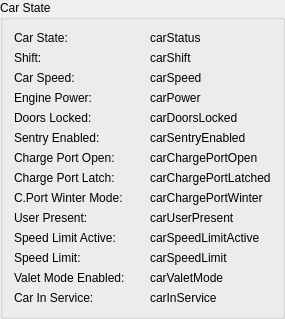
              <widget class="QGroupBox" name="groupBox_2">
               <property name="sizePolicy">
                <sizepolicy hsizetype="Preferred" vsizetype="Minimum">
                 <horstretch>0</horstretch>
                 <verstretch>0</verstretch>
                </sizepolicy>
               </property>
               <property name="title">
                <string>Car State</string>
               </property>
               <layout class="QFormLayout" name="formLayout_6">
                <item row="0" column="0">
                 <widget class="QLabel" name="label_7">
                  <property name="minimumSize">
                   <size>
                    <width>130</width>
                    <height>0</height>
                   </size>
                  </property>
                  <property name="text">
                   <string>Car State:</string>
                  </property>
                 </widget>
                </item>
                <item row="0" column="1">
                 <widget class="QLabel" name="carStatus">
                  <property name="text">
                   <string>carStatus</string>
                  </property>
                  <property name="jsonAttribute" stdset="0">
                   <string notr="true">state</string>
                  </property>
                  <property name="valueAdapter" stdset="0">
                   <string notr="true">qt_json_attribute</string>
                  </property>
                 </widget>
                </item>
                <item row="4" column="0">
                 <widget class="QLabel" name="label_8">
                  <property name="minimumSize">
                   <size>
                    <width>130</width>
                    <height>0</height>
                   </size>
                  </property>
                  <property name="text">
                   <string>Doors Locked:</string>
                  </property>
                 </widget>
                </item>
                <item row="4" column="1">
                 <widget class="QLabel" name="carDoorsLocked">
                  <property name="text">
                   <string>carDoorsLocked</string>
                  </property>
                  <property name="jsonAttribute" stdset="0">
                   <string notr="true">vehicle_state.locked</string>
                  </property>
                  <property name="valueAdapter" stdset="0">
                   <string notr="true">qt_json_attribute</string>
                  </property>
                 </widget>
                </item>
                <item row="2" column="0">
                 <widget class="QLabel" name="label_9">
                  <property name="minimumSize">
                   <size>
                    <width>130</width>
                    <height>0</height>
                   </size>
                  </property>
                  <property name="text">
                   <string>Car Speed:</string>
                  </property>
                 </widget>
                </item>
                <item row="2" column="1">
                 <widget class="QLabel" name="carSpeed">
                  <property name="text">
                   <string>carSpeed</string>
                  </property>
                  <property name="jsonAttribute" stdset="0">
                   <string notr="true">drive_state.speed</string>
                  </property>
                  <property name="valueAdapter" stdset="0">
                   <string notr="true">qt_json_attribute</string>
                  </property>
                  <property name="units" stdset="0">
                   <string notr="true">speed_units</string>
                  </property>
                  <property name="conversion" stdset="0">
                   <string notr="true">distance_conversion</string>
                  </property>
                  <property name="round" stdset="0">
                   <number>2</number>
                  </property>
                 </widget>
                </item>
                <item row="6" column="0">
                 <widget class="QLabel" name="label_34">
                  <property name="minimumSize">
                   <size>
                    <width>130</width>
                    <height>0</height>
                   </size>
                  </property>
                  <property name="text">
                   <string>Sentry Enabled:</string>
                  </property>
                 </widget>
                </item>
                <item row="6" column="1">
                 <widget class="QLabel" name="carSentryEnabled">
                  <property name="text">
                   <string>carSentryEnabled</string>
                  </property>
                  <property name="jsonAttribute" stdset="0">
                   <string notr="true">vehicle_state.sentry_mode</string>
                  </property>
                  <property name="valueAdapter" stdset="0">
                   <string notr="true">qt_json_attribute</string>
                  </property>
                 </widget>
                </item>
                <item row="10" column="0">
                 <widget class="QLabel" name="label_36">
                  <property name="text">
                   <string>User Present:</string>
                  </property>
                 </widget>
                </item>
                <item row="10" column="1">
                 <widget class="QLabel" name="carUserPresent">
                  <property name="text">
                   <string>carUserPresent</string>
                  </property>
                  <property name="jsonAttribute" stdset="0">
                   <string notr="true">vehicle_state.is_user_present</string>
                  </property>
                  <property name="valueAdapter" stdset="0">
                   <string notr="true">qt_json_attribute</string>
                  </property>
                 </widget>
                </item>
                <item row="11" column="0">
                 <widget class="QLabel" name="label_37">
                  <property name="text">
                   <string>Speed Limit Active:</string>
                  </property>
                 </widget>
                </item>
                <item row="11" column="1">
                 <widget class="QLabel" name="carSpeedLimitActive">
                  <property name="text">
                   <string>carSpeedLimitActive</string>
                  </property>
                  <property name="jsonAttribute" stdset="0">
                   <string notr="true">vehicle_state.speed_limit_mode.active</string>
                  </property>
                  <property name="valueAdapter" stdset="0">
                   <string notr="true">qt_json_attribute</string>
                  </property>
                 </widget>
                </item>
                <item row="12" column="0">
                 <widget class="QLabel" name="label_38">
                  <property name="text">
                   <string>Speed Limit:</string>
                  </property>
                 </widget>
                </item>
                <item row="12" column="1">
                 <widget class="QLabel" name="carSpeedLimit">
                  <property name="text">
                   <string>carSpeedLimit</string>
                  </property>
                  <property name="jsonAttribute" stdset="0">
                   <string notr="true">vehicle_state.speed_limit_mode.current_limit_mph</string>
                  </property>
                  <property name="valueAdapter" stdset="0">
                   <string notr="true">qt_json_attribute</string>
                  </property>
                  <property name="units" stdset="0">
                   <string notr="true">speed_units</string>
                  </property>
                  <property name="conversion" stdset="0">
                   <string notr="true">distance_conversion</string>
                  </property>
                  <property name="round" stdset="0">
                   <number>2</number>
                  </property>
                 </widget>
                </item>
                <item row="13" column="1">
                 <widget class="QLabel" name="carValetMode">
                  <property name="text">
                   <string>carValetMode</string>
                  </property>
                  <property name="jsonAttribute" stdset="0">
                   <string notr="true">vehicle_state.valet_mode</string>
                  </property>
                  <property name="valueAdapter" stdset="0">
                   <string notr="true">qt_json_attribute</string>
                  </property>
                 </widget>
                </item>
                <item row="13" column="0">
                 <widget class="QLabel" name="label_40">
                  <property name="text">
                   <string>Valet Mode Enabled:</string>
                  </property>
                 </widget>
                </item>
                <item row="7" column="0">
                 <widget class="QLabel" name="label_41">
                  <property name="text">
                   <string>Charge Port Open:</string>
                  </property>
                 </widget>
                </item>
                <item row="7" column="1">
                 <widget class="QLabel" name="carChargePortOpen">
                  <property name="text">
                   <string>carChargePortOpen</string>
                  </property>
                  <property name="jsonAttribute" stdset="0">
                   <string notr="true">charge_state.charge_port_door_open</string>
                  </property>
                  <property name="valueAdapter" stdset="0">
                   <string notr="true">qt_json_attribute</string>
                  </property>
                 </widget>
                </item>
                <item row="8" column="0">
                 <widget class="QLabel" name="label_42">
                  <property name="text">
                   <string>Charge Port Latch:</string>
                  </property>
                 </widget>
                </item>
                <item row="8" column="1">
                 <widget class="QLabel" name="carChargePortLatch">
                  <property name="text">
                   <string>carChargePortLatched</string>
                  </property>
                  <property name="jsonAttribute" stdset="0">
                   <string notr="true">charge_state.charge_port_latch</string>
                  </property>
                  <property name="valueAdapter" stdset="0">
                   <string notr="true">qt_json_attribute</string>
                  </property>
                 </widget>
                </item>
                <item row="9" column="0">
                 <widget class="QLabel" name="label_39">
                  <property name="text">
                   <string>C.Port Winter Mode:</string>
                  </property>
                 </widget>
                </item>
                <item row="9" column="1">
                 <widget class="QLabel" name="carChargePortWinter">
                  <property name="text">
                   <string>carChargePortWinter</string>
                  </property>
                  <property name="jsonAttribute" stdset="0">
                   <string notr="true">charge_state.charge_port_cold_weather_mode</string>
                  </property>
                  <property name="valueAdapter" stdset="0">
                   <string notr="true">qt_json_attribute</string>
                  </property>
                 </widget>
                </item>
                <item row="14" column="0">
                 <widget class="QLabel" name="label_43">
                  <property name="text">
                   <string>Car In Service:</string>
                  </property>
                 </widget>
                </item>
                <item row="14" column="1">
                 <widget class="QLabel" name="carInService">
                  <property name="text">
                   <string>carInService</string>
                  </property>
                  <property name="jsonAttribute" stdset="0">
                   <string notr="true">in_service</string>
                  </property>
                  <property name="valueAdapter" stdset="0">
                   <string notr="true">qt_json_attribute</string>
                  </property>
                 </widget>
                </item>
                <item row="1" column="0">
                 <widget class="QLabel" name="label_48">
                  <property name="text">
                   <string>Shift:</string>
                  </property>
                 </widget>
                </item>
                <item row="1" column="1">
                 <widget class="QLabel" name="carShift">
                  <property name="text">
                   <string>carShift</string>
                  </property>
                  <property name="jsonAttribute" stdset="0">
                   <string notr="true">drive_state.shift_state</string>
                  </property>
                  <property name="valueAdapter" stdset="0">
                   <string notr="true">qt_json_attribute</string>
                  </property>
                 </widget>
                </item>
                <item row="3" column="0">
                 <widget class="QLabel" name="label_49">
                  <property name="text">
                   <string>Engine Power:</string>
                  </property>
                 </widget>
                </item>
                <item row="3" column="1">
                 <widget class="QLabel" name="carPower">
                  <property name="text">
                   <string>carPower</string>
                  </property>
                  <property name="jsonAttribute" stdset="0">
                   <string notr="true">drive_state.power</string>
                  </property>
                  <property name="valueAdapter" stdset="0">
                   <string notr="true">engine_power</string>
                  </property>
                 </widget>
                </item>
               </layout>
              </widget>
